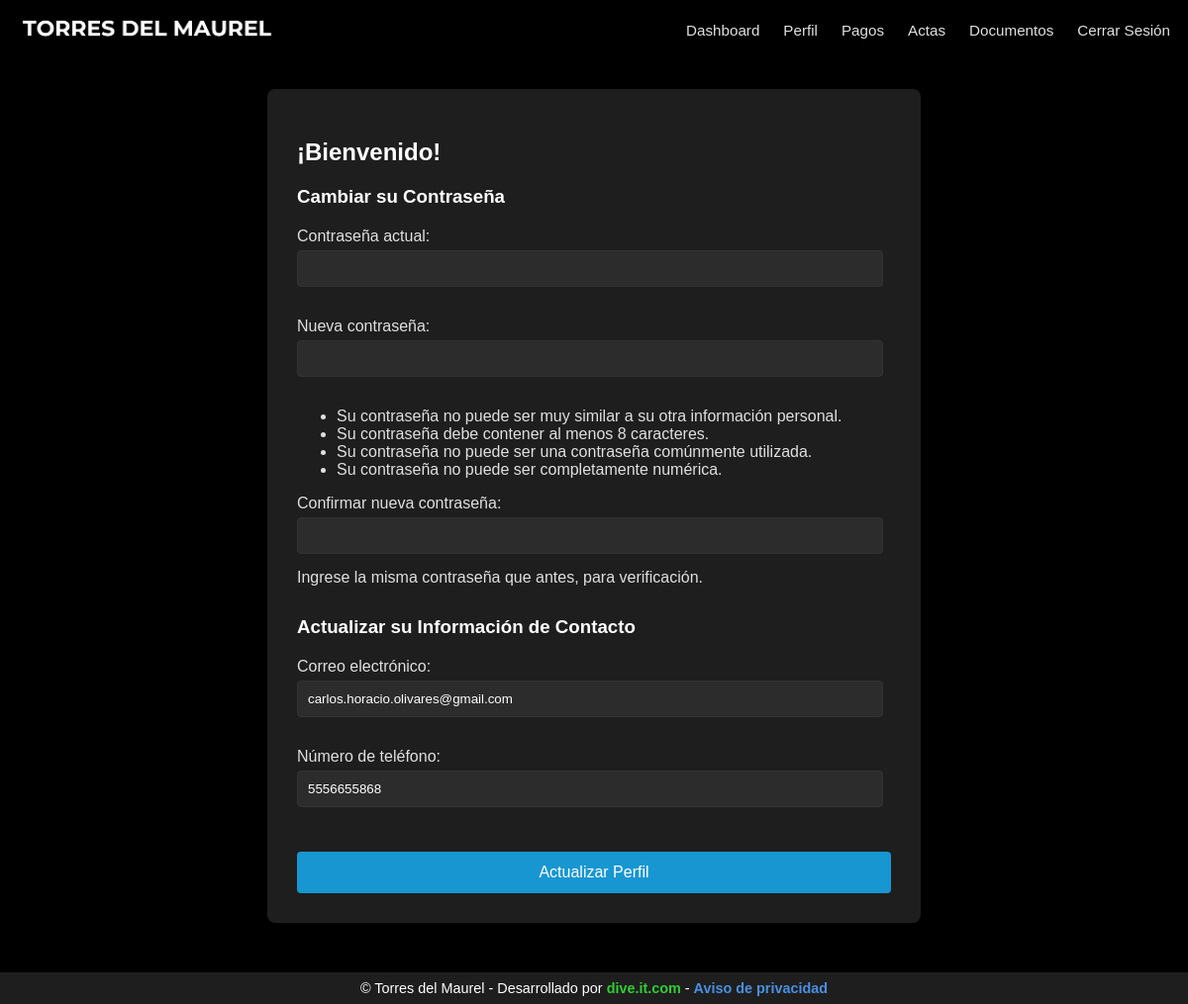
The app's page /profile/ (signed in) with its own data.
### website/models.py (models this page shows, shortened)
class CustomUser(AbstractUser):
    apartment_number = models.CharField(max_length=7, unique=True, null=True, blank=True)
    email = models.EmailField(unique=True)
    phone_number = models.CharField(max_length=15, blank=True, null=True)
    is_first_login = models.BooleanField(default=True)
    is_debtor = models.BooleanField(default=False)
    groups = models.ManyToManyField(
        Group,
        verbose_name='groups',
        blank=True,
        help_text='The groups this user belongs to.',
        related_name='customuser_set',
        related_query_name='customuser',
    )
    user_permissions = models.ManyToManyField(
        Permission,
        verbose_name='user permissions',
        blank=True,
        help_text='Specific permissions for this user.',
        related_name='customuser_set',
        related_query_name='customuser',
    )

### website/views.py (the view)
# urls.py: path('profile/', views.profile, name='profile'),
@login_required
def profile(request):
    if request.method == 'POST':
        password_form = SpanishPasswordChangeForm(request.user, request.POST)
        profile_form = UserProfileForm(request.POST, instance=request.user)
        if password_form.is_valid() and profile_form.is_valid():
            user = password_form.save()
            profile_form.save()
            update_session_auth_hash(request, user)
            messages.success(request, '¡Su perfil ha sido actualizado exitosamente!')
            return redirect('dashboard')
    else:
        password_form = SpanishPasswordChangeForm(request.user)
        profile_form = UserProfileForm(instance=request.user)
    return render(request, 'profile.html', {
        'password_form': password_form,
        'profile_form': profile_form
    })

### website/forms.py (shortened to what this page needs)
class SpanishPasswordChangeForm(PasswordChangeForm):
    old_password = forms.CharField(
        label="Contraseña actual",
        widget=forms.PasswordInput(attrs={'autocomplete': 'current-password', 'autofocus': True}),
    )
    new_password1 = forms.CharField(
        label="Nueva contraseña",
        widget=forms.PasswordInput(attrs={'autocomplete': 'new-password'}),
        help_text="<ul><li>Su contraseña no puede ser muy similar a su otra información personal.</li><li>Su contraseña debe contener al menos 8 caracteres.</li><li>Su contraseña no puede ser una contraseña comúnmente utilizada.</li><li>Su contraseña no puede ser completamente numérica.</li></ul>",
    )
    new_password2 = forms.CharField(
        label="Confirmar nueva contraseña",
        widget=forms.PasswordInput(attrs={'autocomplete': 'new-password'}),
        help_text="Ingrese la misma contraseña que antes, para verificación.",
    )

class UserProfileForm(forms.ModelForm):
    phone_number = forms.CharField(
        label='Número de teléfono',
        max_length=10,
        validators=[
            RegexValidator(
                regex=r'^\d{10}$',
                message='Ingrese un número de teléfono válido de 10 dígitos.',
                code='invalid_phone_number'
            ),
        ]
    )
    class Meta:
        model = CustomUser
        fields = ['email', 'phone_number']
        labels = {
            'email': 'Correo electrónico',
        }

### website/templates/profile.html (shortened to what this page needs)
{% extends "base.html" %}
{% load static %}
{% block extra_css %}
<link rel="stylesheet" href="{% static 'css/profile.css' %}">
{% endblock %}
{% block content %}
<div class="profile-container">
    <h2>¡Bienvenido!</h2>
    <form method="post" id="profile-form">
        <div class="form-section">
            <h3>Cambiar su Contraseña</h3>
            {{ password_form.as_p }}
        </div>
        <div class="form-section">
            <h3>Actualizar su Información de Contacto</h3>
            {{ profile_form.as_p }}
        </div>
        <button type="submit" class="update-button">Actualizar Perfil</button>
    </form>
</div>
{% endblock %}

### website/static/css/base.css (style rules this page uses)
body { font-family: Arial, sans-serif; background-color: black; margin: 0; padding: 0; }

### website/static/css/profile.css (style rules this page uses)
.profile-container { max-width: 600px; margin: 90px auto 50px; padding: 30px; background-color: #1e1e1e; border-radius: 8px; box-shadow: 0 0 10px rgba(0, 0, 0, 0.1); color: #e0e0e0; }
h2, h3 { color: #ffffff; margin-bottom: 20px; }
.form-section { margin-bottom: 30px; }
label { display: block; margin-bottom: 5px; color: #e0e0e0; }
input[type="text"], input[type="email"], input[type="password"] { width: 95%; padding: 10px; margin-bottom: 15px; border: 1px solid #333; border-radius: 4px; background-color: #2c2c2c; color: #ffffff; }
.update-button { width: 100%; padding: 12px; background-color: #1896d1; color: white; border: none; border-radius: 4px; cursor: pointer; font-size: 16px; transition: background-color 0.3s ease; }

### records on screen
CustomUser: email "carlos.horacio.olivares@gmail.com", phone_number "5556655868"
